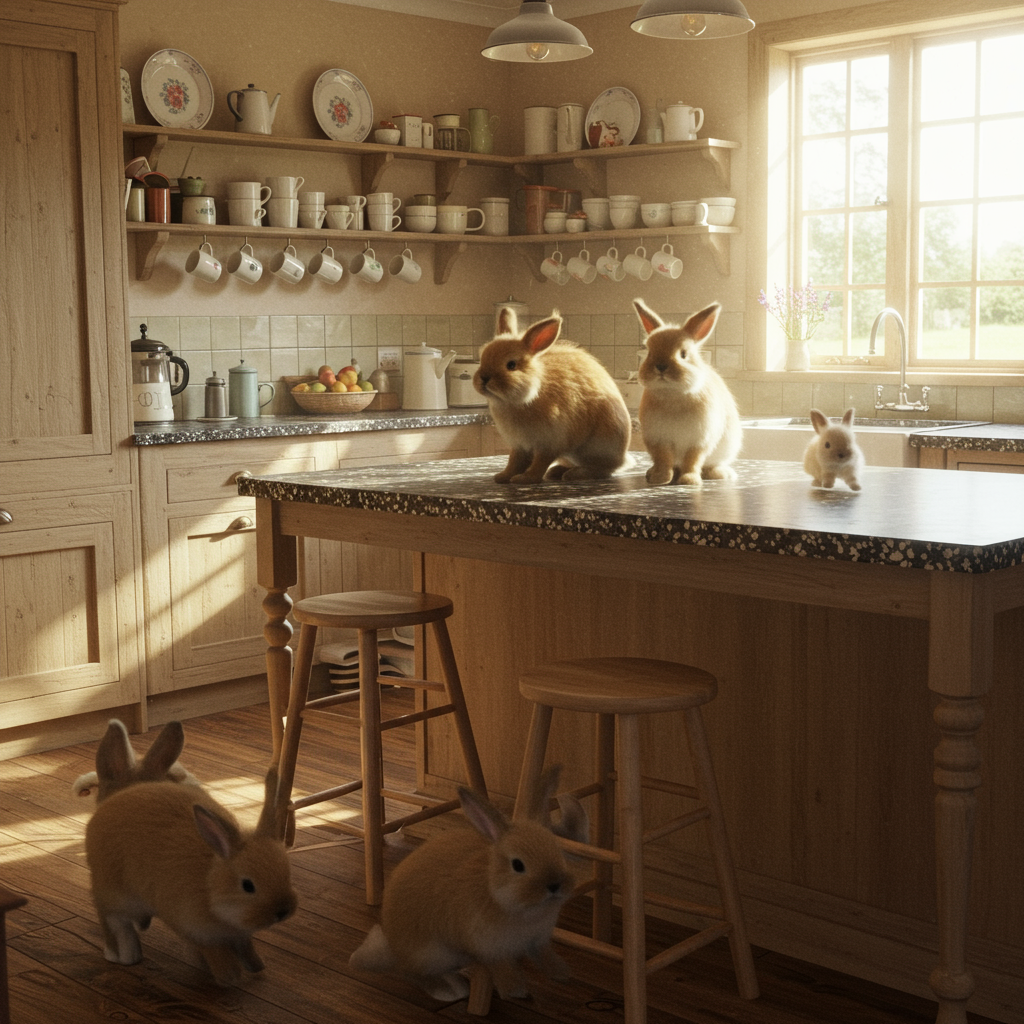

Generate this figure with Python:
from google import genai
from google.genai import types
from PIL import Image
from io import BytesIO
import json 
import os 
from google.oauth2 import service_account

vertexai_project_id = "grp-prd-lvmhai-ngna1"
vertexai_location = "europe-west4"
with open("gcp_credentials.json", 'r') as json_file:
    gcp_credentials_info = json.load(json_file)

gcp_credentials = service_account.Credentials.from_service_account_info(gcp_credentials_info)


client = genai.Client(vertexai=True, project=vertexai_project_id, location=vertexai_location)#, credentials=gcp_credentials)

response = client.models.generate_images(
    model='imagen-3.0-generate-002',
    prompt='Fuzzy bunnies in my kitchen',
    config=types.GenerateImagesConfig(
        number_of_images= 1,
    )
)
for generated_image in response.generated_images:
  image = Image.open(BytesIO(generated_image.image.image_bytes)).save("imagen3.png")